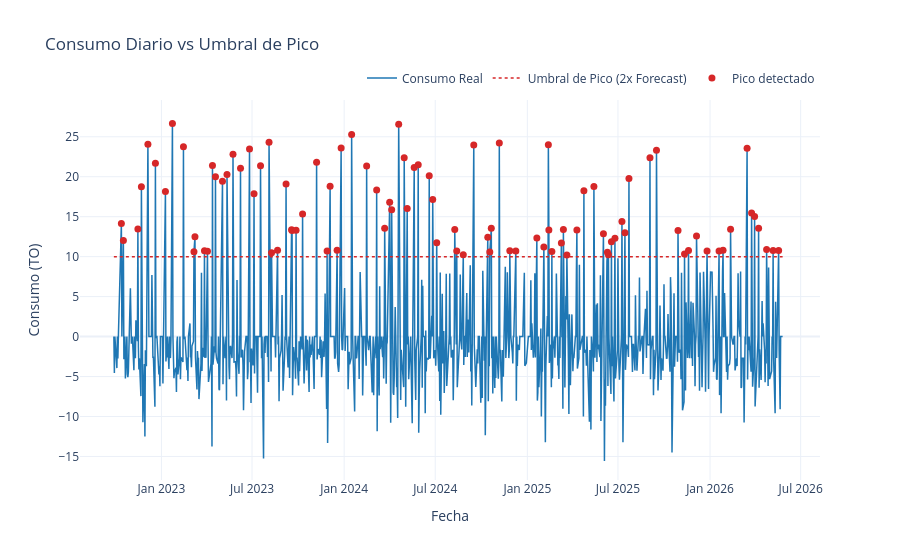

Write notebook code for a chart like this one.
### Markdown cell above
## 2. Analisis Exploratorio — SCVA / HP1_01_190_2290

### Code cell
import plotly.graph_objects as go

df_eda = df_preparado.to_pandas().sort_values("fecha")
df_eda["umbral"] = 2.0 * (df_eda["forecast_mensual"] / 20.0)
df_eda["es_pico"] = df_eda["consumo_real"] > df_eda["umbral"]

fig = go.Figure()

fig.add_trace(go.Scatter(
    x=df_eda["fecha"], y=df_eda["consumo_real"],
    name="Consumo Real", mode="lines",
    line=dict(color="#1f77b4", width=1.5),
))
fig.add_trace(go.Scatter(
    x=df_eda["fecha"], y=df_eda["umbral"],
    name="Umbral de Pico (2x Forecast)", mode="lines",
    line=dict(color="#d62728", width=1.5, dash="dot"),
))
fig.add_trace(go.Scatter(
    x=df_eda.loc[df_eda["es_pico"], "fecha"],
    y=df_eda.loc[df_eda["es_pico"], "consumo_real"],
    name="Pico detectado", mode="markers",
    marker=dict(color="#d62728", size=7, symbol="circle"),
))

fig.update_layout(
    title="Consumo Diario vs Umbral de Pico",
    xaxis_title="Fecha", yaxis_title="Consumo (TO)",
    template="plotly_white", hovermode="x unified",
    legend=dict(orientation="h", yanchor="bottom", y=1.02, xanchor="right", x=1),
)
fig.show()

print(f"Tasa de picos: {df_eda['es_pico'].mean():.2%}  |  Total picos: {df_eda['es_pico'].sum()}")

### Figure 1 — Plotly figure (JSON) as saved in the notebook; plotly's stock layout.template omitted (floating-point values rounded to 4 significant figures; data arrays with more than 128 entries replaced by an {"elided": "..."} marker saying what was removed)
{"data": [{"line": {"color": "#1f77b4", "width": 1.5}, "mode": "lines", "name": "Consumo Real", "type": "scatter", "x": {"elided": "895 str values"}, "y": {"elided": "895 float values"}}, {"line": {"color": "#d62728", "dash": "dot", "width": 1.5}, "mode": "lines", "name": "Umbral de Pico (2x Forecast)", "type": "scatter", "x": {"elided": "895 str values"}, "y": {"elided": "895 int values"}}, {"marker": {"color": "#d62728", "size": 7, "symbol": "circle"}, "mode": "markers", "name": "Pico detectado", "type": "scatter", "x": ["2022-10-13T00:00:00", "2022-10-17T00:00:00", "2022-11-15T00:00:00", "2022-11-22T00:00:00", "2022-12-05T00:00:00", "2022-12-20T00:00:00", "2023-01-09T00:00:00", "2023-01-23T00:00:00", "2023-02-14T00:00:00", "2023-03-07T00:00:00", "2023-03-09T00:00:00", "2023-03-28T00:00:00", "2023-04-03T00:00:00", "2023-04-13T00:00:00", "2023-04-19T00:00:00", "2023-05-03T00:00:00", "2023-05-12T00:00:00", "2023-05-24T00:00:00", "2023-06-08T00:00:00", "2023-06-26T00:00:00", "2023-07-05T00:00:00", "2023-07-18T00:00:00", "2023-08-04T00:00:00", "2023-08-09T00:00:00", "2023-08-21T00:00:00", "2023-09-07T00:00:00", "2023-09-18T00:00:00", "2023-09-19T00:00:00", "2023-09-27T00:00:00", "2023-10-10T00:00:00", "2023-11-07T00:00:00", "2023-11-28T00:00:00", "2023-12-04T00:00:00", "2023-12-18T00:00:00", "2023-12-26T00:00:00", "2024-01-16T00:00:00", "2024-02-15T00:00:00", "2024-03-06T00:00:00", "2024-03-22T00:00:00", "2024-04-01T00:00:00", "2024-04-05T00:00:00", "2024-04-19T00:00:00", "2024-04-30T00:00:00", "2024-05-06T00:00:00", "2024-05-20T00:00:00", "2024-05-28T00:00:00", "2024-06-19T00:00:00", "2024-06-26T00:00:00", "2024-07-04T00:00:00", "2024-08-09T00:00:00", "2024-08-13T00:00:00", "2024-08-26T00:00:00", "2024-09-16T00:00:00", "2024-10-14T00:00:00", "2024-10-18T00:00:00", "2024-10-21T00:00:00", "2024-11-06T00:00:00", "2024-11-27T00:00:00", "2024-12-09T00:00:00", "2025-01-20T00:00:00", "2025-02-03T00:00:00", "2025-02-12T00:00:00", "2025-02-13T00:00:00", "2025-02-19T00:00:00", "2025-03-10T00:00:00", "2025-03-14T00:00:00", "2025-03-21T00:00:00", "2025-04-10T00:00:00", "2025-04-24T00:00:00", "2025-05-14T00:00:00", "2025-06-02T00:00:00", "2025-06-10T00:00:00", "2025-06-12T00:00:00", "2025-06-18T00:00:00", "2025-06-25T00:00:00", "2025-07-09T00:00:00", "2025-07-15T00:00:00", "2025-07-23T00:00:00", "2025-09-03T00:00:00", "2025-09-16T00:00:00", "2025-10-29T00:00:00", "2025-11-11T00:00:00", "2025-11-19T00:00:00", "2025-12-05T00:00:00", "2025-12-26T00:00:00", "2026-01-19T00:00:00", "2026-01-27T00:00:00", "2026-02-11T00:00:00", "2026-03-16T00:00:00", "2026-03-25T00:00:00", "2026-03-31T00:00:00", "2026-04-08T00:00:00", "2026-04-24T00:00:00", "2026-05-07T00:00:00", "2026-05-18T00:00:00"], "y": [14.16, 12.0, 13.46, 18.73, 24.06, 21.68, 18.14, 26.67, 23.76, 10.6, 12.48, 10.73, 10.68, 21.4, 20.01, 19.42, 20.27, 22.81, 21.05, 23.46, 17.88, 21.39, 24.3, 10.47, 10.81, 19.09, 13.35, 13.27, 13.29, 15.34, 21.81, 10.7, 18.82, 10.81, 23.58, 25.29, 21.33, 18.33, 13.54, 16.8, 15.86, 26.56, 22.37, 16.01, 21.15, 21.49, 20.13, 17.15, 11.73, 13.39, 10.7, 10.25, 23.96, 12.43, 10.59, 13.55, 24.23, 10.75, 10.71, 12.33, 11.2, 23.98, 13.33, 10.64, 11.69, 13.39, 10.22, 13.35, 18.26, 18.78, 12.86, 10.55, 10.23, 11.85, 12.29, 14.38, 13.0, 19.77, 22.36, 23.32, 13.28, 10.33, 10.78, 12.59, 10.71, 10.71, 10.8, 13.43, 23.55, 15.47, 15.03, 13.56, 10.89, 10.76, 10.77]}], "layout": {"hovermode": "x unified", "legend": {"orientation": "h", "x": 1, "xanchor": "right", "y": 1.02, "yanchor": "bottom"}, "title": {"text": "Consumo Diario vs Umbral de Pico"}, "xaxis": {"title": {"text": "Fecha"}}, "yaxis": {"title": {"text": "Consumo (TO)"}}}}
